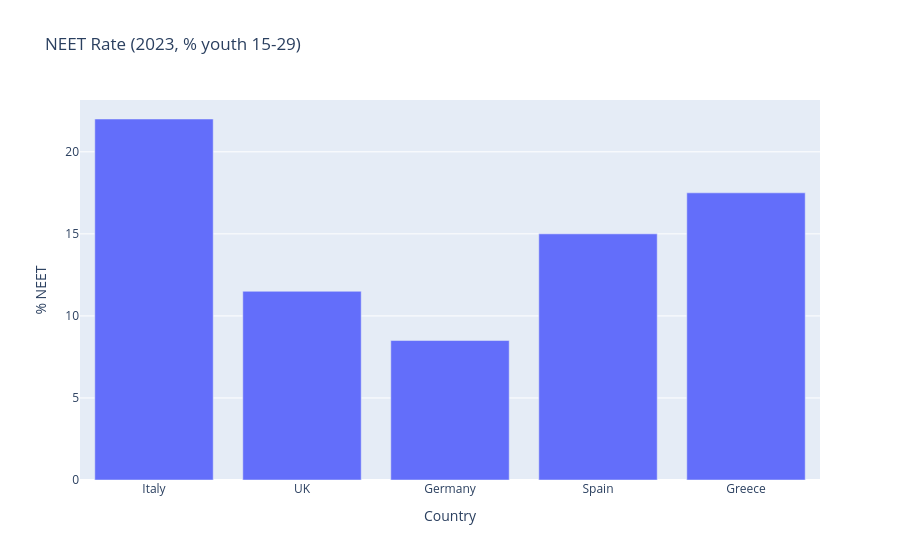

The cell this chart's notebook holds for it:
### Markdown cell above
## 2. NEET Rates (2023, % of youth 15-29)
Data: OECD/Eurostat.

### Code cell
neet_data = pd.DataFrame({
    'Country': ['Italy', 'UK', 'Germany', 'Spain', 'Greece'],
    'NEET_Rate': [22.0, 11.5, 8.5, 15.0, 17.5]
})
px.bar(neet_data, x='Country', y='NEET_Rate', title='NEET Rate (2023, % youth 15-29)', labels={'NEET_Rate': '% NEET'})

### Figure 1 — Plotly figure (JSON) as saved in the notebook; plotly's stock layout.template omitted (floating-point values rounded to 4 significant figures)
{"data": [{"hovertemplate": "Country=%{x}<br>% NEET=%{y}<extra></extra>", "legendgroup": "", "marker": {"color": "#636efa", "pattern": {"shape": ""}}, "name": "", "orientation": "v", "showlegend": false, "textposition": "auto", "type": "bar", "x": ["Italy", "UK", "Germany", "Spain", "Greece"], "xaxis": "x", "y": [22.0, 11.5, 8.5, 15.0, 17.5], "yaxis": "y"}], "layout": {"barmode": "relative", "legend": {"tracegroupgap": 0}, "title": {"text": "NEET Rate (2023, % youth 15-29)"}, "xaxis": {"anchor": "y", "domain": [0, 1], "title": {"text": "Country"}}, "yaxis": {"anchor": "x", "domain": [0, 1], "title": {"text": "% NEET"}}}}
